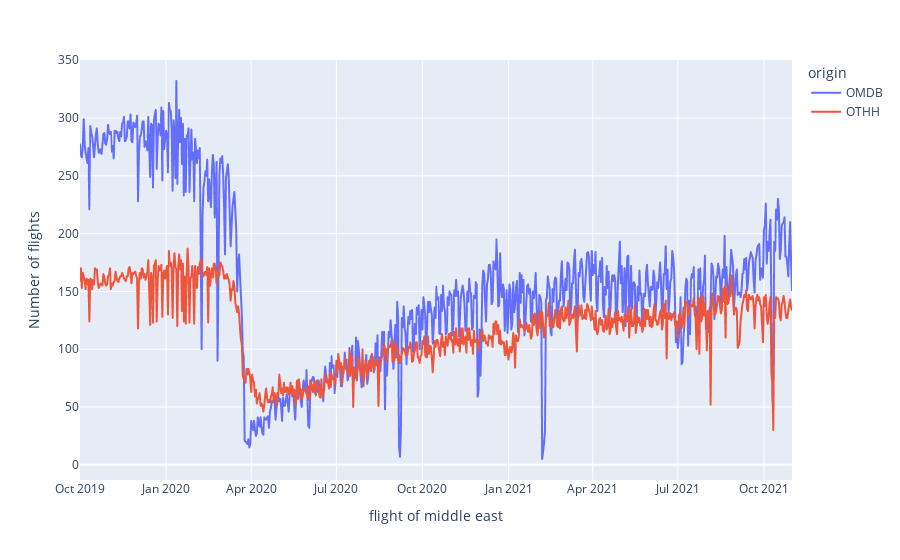

The notebook cell this image was saved under:
### Markdown cell above
#### Mid-East

### Code cell
fd_mideast_map = fd[( #Middle East
            fd['origin'] == 'OMDB') |
           (fd['origin'] == 'OTHH') ]
fd_mideast_group = fd_mideast_map.groupby(['origin', 'day'], as_index=False).count()
fig = px.line(fd_mideast_group , x="day", y="callsign", color="origin")
fig.update_xaxes(title={'text': 'flight of middle east'})
fig.update_yaxes(title={'text': 'Number of flights'})
fig.show()

### Figure 1 — Plotly figure (JSON) as saved in the notebook; plotly's stock layout.template omitted (floating-point values rounded to 4 significant figures; data arrays with more than 128 entries replaced by an {"elided": "..."} marker saying what was removed)
{"data": [{"hovertemplate": "origin=OMDB<br>day=%{x}<br>callsign=%{y}<extra></extra>", "legendgroup": "OMDB", "line": {"color": "#636efa", "dash": "solid"}, "marker": {"symbol": "circle"}, "mode": "lines", "name": "OMDB", "showlegend": true, "type": "scattergl", "x": {"elided": "756 str values"}, "xaxis": "x", "y": {"elided": "756 int values"}, "yaxis": "y"}, {"hovertemplate": "origin=OTHH<br>day=%{x}<br>callsign=%{y}<extra></extra>", "legendgroup": "OTHH", "line": {"color": "#EF553B", "dash": "solid"}, "marker": {"symbol": "circle"}, "mode": "lines", "name": "OTHH", "showlegend": true, "type": "scattergl", "x": {"elided": "757 str values"}, "xaxis": "x", "y": {"elided": "757 int values"}, "yaxis": "y"}], "layout": {"legend": {"title": {"text": "origin"}, "tracegroupgap": 0}, "margin": {"t": 60}, "xaxis": {"anchor": "y", "domain": [0, 1], "title": {"text": "flight of middle east"}}, "yaxis": {"anchor": "x", "domain": [0, 1], "title": {"text": "Number of flights"}}}}
